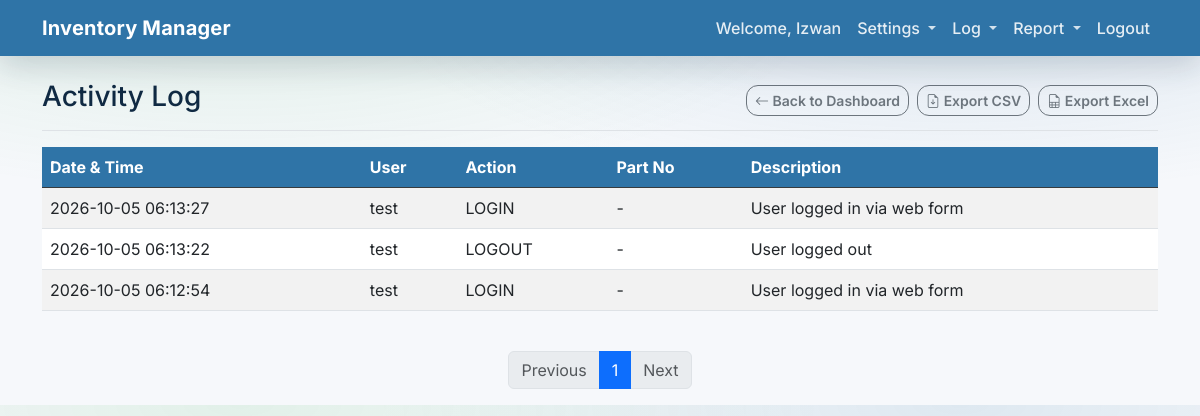
The app's page /activity-log (signed in) with its own data.
### app/models.py (models this page shows)
class User(Base):
    __tablename__ = "users"
    id = Column(Integer, primary_key=True, index=True)
    email = Column(String, unique=True, index=True)
    hashed_password = Column(String)
    full_name = Column(String, nullable=True)
    is_active = Column(Boolean, default=True)
    is_admin = Column(Boolean, default=False)

class ActivityLog(Base):
    __tablename__ = "activity_logs"
    id = Column(Integer, primary_key=True, index=True)
    user_id = Column(Integer, ForeignKey("users.id"), nullable=True)
    action = Column(String, index=True)
    part_id = Column(Integer, ForeignKey("sku_parts.id"), nullable=True)
    description = Column(String, nullable=True)
    created_at = Column(DateTime(timezone=True), server_default=func.now())
    user = relationship("User")
    part = relationship("SkuPart")

### app/main.py (the view)
@app.get("/activity-log", response_class=HTMLResponse)
async def activity_log(
    request: Request,
    page: int = 1,
    limit: int = 20,
    db: Session = Depends(get_db),
):
    user = await auth.get_current_user_from_cookie(request, db)
    if not user:
        return RedirectResponse(url="/login?session_expired=true")
    skip = (page - 1) * limit
    logs, total_count = crud.get_activity_logs(db, skip=skip, limit=limit)
    total_pages = (total_count + limit - 1) // limit
    return templates.TemplateResponse(
        request,
        "activity_log.html",
        {
            "request": request,
            "user": user,
            "logs": logs,
            "page": page,
            "limit": limit,
            "total_pages": total_pages,
            "total_count": total_count,
        },
    )

### app/templates/activity_log.html (shortened to what this page needs)
{% extends "base.html" %}
{% block content %}
<div class="d-flex justify-content-between flex-wrap flex-md-nowrap align-items-center pb-2 mb-3 border-bottom">
    <h2 class="h3">Activity Log</h2>
    <div class="btn-toolbar mb-2 mb-md-0 gap-2">
        <a href="/" class="btn btn-outline-secondary btn-sm">
            <i class="bi bi-arrow-left"></i> Back to Dashboard
        </a>
        <a href="/export/activity-log.csv" class="btn btn-sm btn-outline-secondary">
            <i class="bi bi-file-earmark-arrow-down"></i> Export CSV
        </a>
        <a href="/export/activity-log.xlsx" class="btn btn-sm btn-outline-secondary">
            <i class="bi bi-file-earmark-spreadsheet"></i> Export Excel
        </a>
    </div>
</div>
<div class="table-responsive">
    <table class="table table-striped table-hover align-middle">
        <thead class="table-dark">
            <tr>
                <th scope="col">Date &amp; Time</th>
                <th scope="col">User</th>
                <th scope="col">Action</th>
                <th scope="col">Part No</th>
                <th scope="col">Description</th>
            </tr>
        </thead>
        <tbody>
            {% for log in logs %}
            <tr>
                <td>{{ log.created_at.strftime("%Y-%m-%d %H:%M:%S") if log.created_at else "" }}</td>
                <td>{{ log.user.full_name or log.user.email if log.user else "-" }}</td>
                <td>{{ log.action }}</td>
                <td>{{ log.part.sku if log.part else "-" }}</td>
                <td>{{ log.description or "" }}</td>
            </tr>
            {% else %}
            <tr>
                <td colspan="5" class="text-center py-4 text-muted">
                    No activity recorded yet.
                </td>
            </tr>
            {% endfor %}
        </tbody>
    </table>
</div>
<nav aria-label="Activity log pagination" class="mt-4">
    <ul class="pagination justify-content-center">
        <li class="page-item {% if page == 1 %}disabled{% endif %}">
            <a class="page-link" href="/activity-log?page={{ page - 1 }}&limit={{ limit }}">Previous</a>
        </li>
        {% for p in range(1, total_pages + 1) %}
        <li class="page-item {% if p == page %}active{% endif %}">
            <a class="page-link" href="/activity-log?page={{ p }}&limit={{ limit }}">{{ p }}</a>
        </li>
        {% endfor %}
        <li class="page-item {% if page == total_pages %}disabled{% endif %}">
            <a class="page-link" href="/activity-log?page={{ page + 1 }}&limit={{ limit }}">Next</a>
        </li>
    </ul>
</nav>
{% endblock %}

### app/templates/base.html (shortened to what this page needs)
<!DOCTYPE html>
<html lang="en">
<head>
    <link href="https://cdn.jsdelivr.net/npm/bootstrap@5.3.0/dist/css/bootstrap.min.css" rel="stylesheet">
    <link rel="stylesheet" href="https://cdn.jsdelivr.net/npm/bootstrap-icons@1.11.0/font/bootstrap-icons.css">
    <link rel="stylesheet" href="https://cdn.jsdelivr.net/npm/ag-grid-community/styles/ag-grid.css">
</head>
<body>
    {% block body_content %}
    <nav class="navbar navbar-expand-lg navbar-dark bg-primary mb-4">
        <div class="container">
            <a class="navbar-brand" href="/">Inventory Manager</a>
            <div class="collapse navbar-collapse" id="navbarNav">
                <ul class="navbar-nav ms-auto">
                    {% if user %}
                    <li class="nav-item">
                        <span class="nav-link text-white">Welcome, {{ user.full_name or user.email }}</span>
                    </li>
                    <li class="nav-item dropdown">
                        <a class="nav-link dropdown-toggle" href="#" id="settingsDropdown" role="button" data-bs-toggle="dropdown" aria-expanded="false">
                            Settings
                        </a>
                    </li>
                    <li class="nav-item dropdown">
                        <a class="nav-link dropdown-toggle" href="#" id="logDropdown" role="button" data-bs-toggle="dropdown" aria-expanded="false">
                            Log
                        </a>
                    </li>
                    <li class="nav-item dropdown">
                        <a class="nav-link dropdown-toggle" href="#" id="reportDropdown" role="button" data-bs-toggle="dropdown" aria-expanded="false">
                            Report
                        </a>
                    </li>
                    <li class="nav-item">
                        <a class="nav-link" href="/logout">Logout</a>
                    </li>
                    {% endif %}
                </ul>
            </div>
        </div>
    </nav>
    <div class="container">
        {% block content %}{% endblock %}
    </div>
    {% endblock %}
</body>
</html>

### app/templates/base.html (style rules this page uses)
:root { --bb-navy: #2f74a7; --bb-navy-hover: #275f88; --bb-teal: #2aa84a; --bb-teal-hover: #228a3d; --bb-bg: #f6f8fb; --bb-surface: #ffffff; --bb-border: #e6edf5; --bb-text: #102a43; --bb-muted: #6b7a90; --bs-primary: var(--bb-navy); --bs-link-color: var(--bb-teal); --bs-link-hover-color: var(--bb-teal-hover); --bs-body-font-family: Inter, system-ui, -apple-system, "Segoe UI", Roboto, "Helvetica Neue", Arial, "Noto Sans", "Liberation Sans", sans-serif; }
body { background: radial-gradient(900px 300px at 20% 0%, rgba(42, 168, 74, 0.10), rgba(42, 168, 74, 0.0) 65%), radial-gradient(900px 300px at 80% 0%, rgba(47, 116, 167, 0.12), rgba(47, 116, 167, 0.0) 65%), var(--bb-bg); color: var(--bb-text); }
.navbar.bg-primary { background-color: var(--bb-navy) !important; box-shadow: 0 10px 30px rgba(16, 42, 67, 0.18); }
.navbar-brand { font-weight: 700; letter-spacing: 0.2px; }
.nav-link { font-weight: 500; }
.navbar .nav-link { color: rgba(255, 255, 255, 0.88) !important; }
.navbar .dropdown-toggle::after { opacity: 0.9; }
.btn { border-radius: 12px; font-weight: 600; }
.table-dark { --bs-table-bg: var(--bb-navy); --bs-table-striped-bg: rgba(255, 255, 255, 0.04); --bs-table-striped-color: #ffffff; --bs-table-color: #ffffff; }

### records on screen
User: full_name "Izwan"
ActivityLog: created_at "2026-10-05 06:13:27", user "test", action "LOGIN", part "-", description "User logged in via web form"
ActivityLog: created_at "2026-10-05 06:13:22", user "test", action "LOGOUT", part "-", description "User logged out"
ActivityLog: created_at "2026-10-05 06:12:54", user "test", action "LOGIN", part "-", description "User logged in via web form"

### other values on screen
{{ p }} "1"
